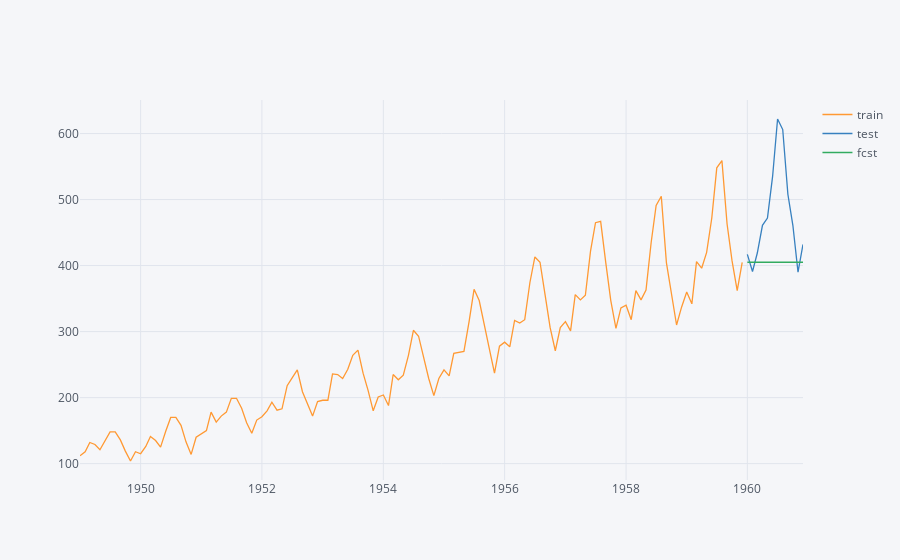

Write notebook code for a chart like this one.
### Code cell
new_fcst_fig = fcst_df.iplot(asFigure = True)
new_fcst_fig.show()

### Figure 1 — Plotly figure (JSON) as saved in the notebook; plotly's stock layout.template omitted (floating-point values rounded to 4 significant figures; data arrays with more than 128 entries replaced by an {"elided": "..."} marker saying what was removed)
{"data": [{"line": {"color": "rgba(255, 153, 51, 1.0)", "dash": "solid", "shape": "linear", "width": 1.3}, "mode": "lines", "name": "train", "text": "", "type": "scatter", "x": {"elided": "144 str values"}, "y": {"elided": "144 mixed values"}}, {"line": {"color": "rgba(55, 128, 191, 1.0)", "dash": "solid", "shape": "linear", "width": 1.3}, "mode": "lines", "name": "test", "text": "", "type": "scatter", "x": {"elided": "144 str values"}, "y": {"elided": "144 mixed values"}}, {"line": {"color": "rgba(50, 171, 96, 1.0)", "dash": "solid", "shape": "linear", "width": 1.3}, "mode": "lines", "name": "fcst", "text": "", "type": "scatter", "x": {"elided": "144 str values"}, "y": {"elided": "144 mixed values"}}], "layout": {"legend": {"bgcolor": "#F5F6F9", "font": {"color": "#4D5663"}}, "paper_bgcolor": "#F5F6F9", "plot_bgcolor": "#F5F6F9", "title": {"font": {"color": "#4D5663"}}, "xaxis": {"gridcolor": "#E1E5ED", "showgrid": true, "tickfont": {"color": "#4D5663"}, "title": {"font": {"color": "#4D5663"}, "text": ""}, "zerolinecolor": "#E1E5ED"}, "yaxis": {"gridcolor": "#E1E5ED", "showgrid": true, "tickfont": {"color": "#4D5663"}, "title": {"font": {"color": "#4D5663"}, "text": ""}, "zerolinecolor": "#E1E5ED"}}}
